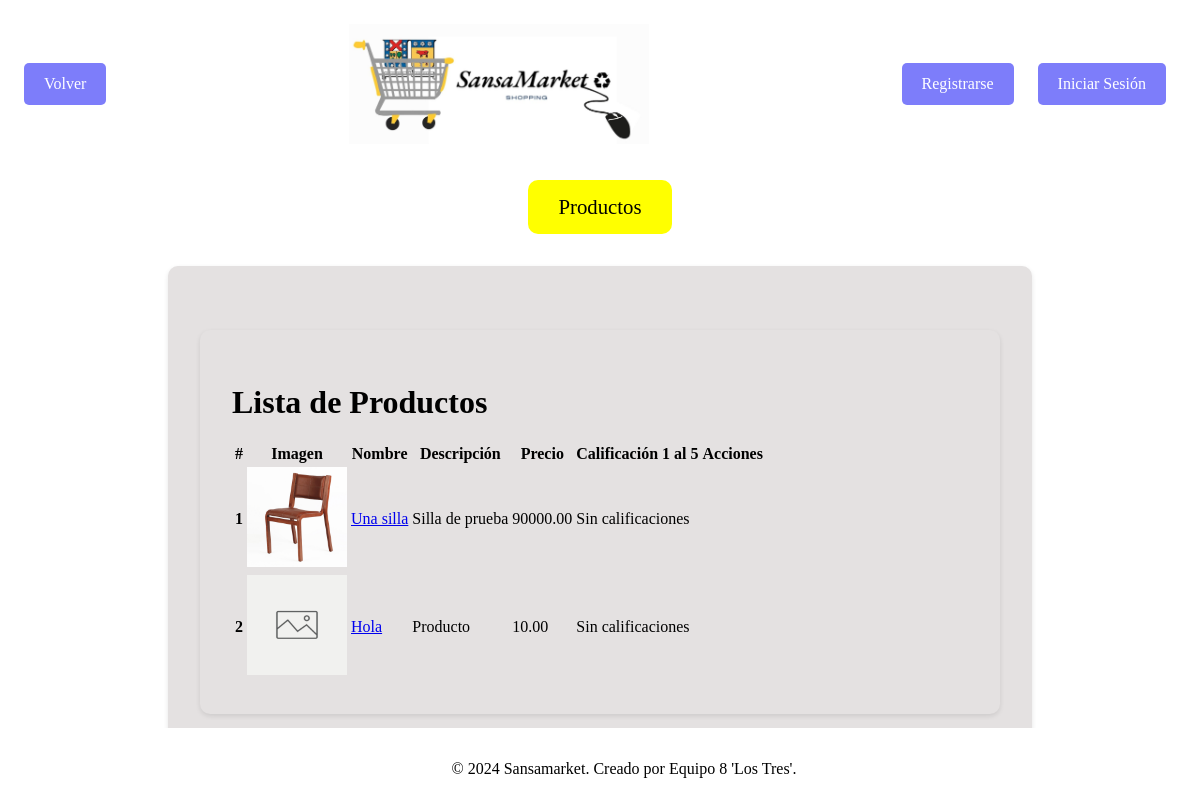
The page /productos/lista/ on the database as committed earlier.
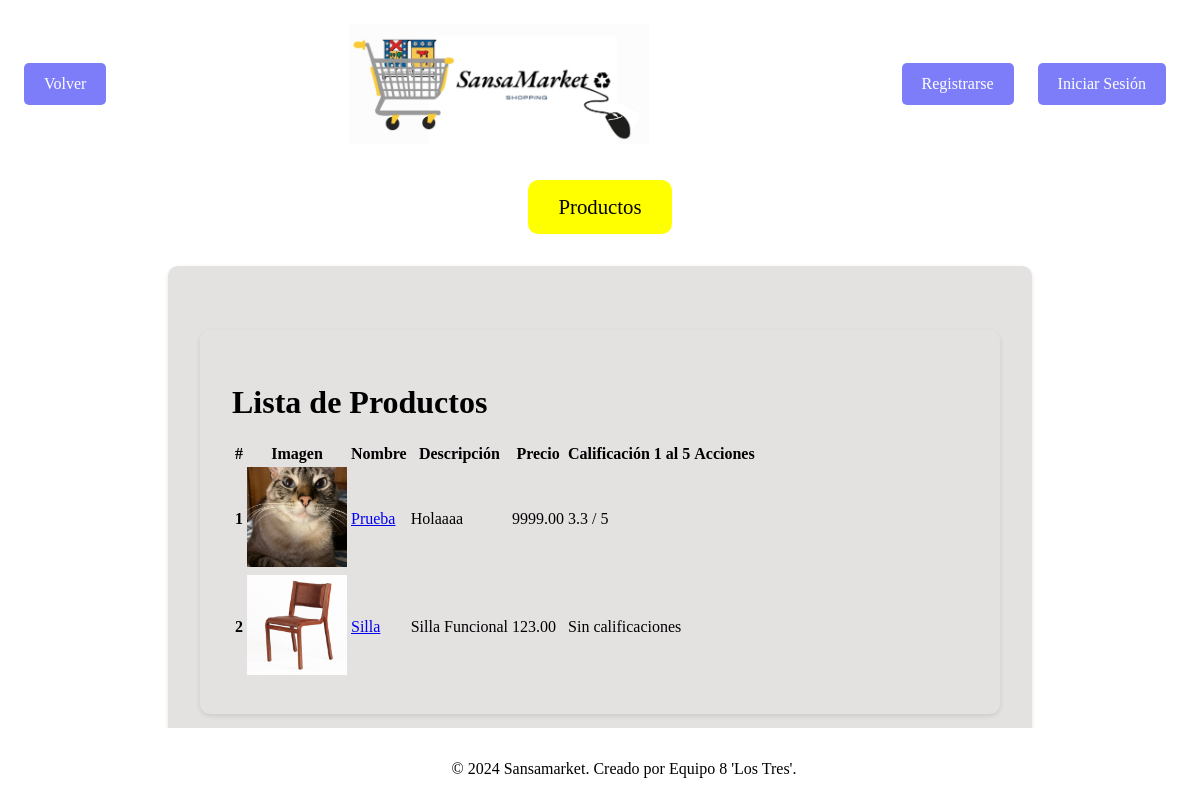
The same page on the database as committed later.
### Apps/productos/models.py (models this page shows, shortened)
class Producto(models.Model):
    nombre = models.CharField(max_length=255)
    descripcion = models.TextField()
    precio = models.DecimalField(max_digits=10, decimal_places=2)
    imagen = models.ImageField(upload_to='productos/', null=True, blank=True)
    usuario = models.ForeignKey(User, on_delete=models.CASCADE)

### Apps/resenas/models.py (models this page shows, shortened)
class Resena(models.Model):
    usuario = models.ForeignKey(User, on_delete=models.CASCADE, related_name='resenas_recibidas')
    calificador = models.ForeignKey(User, on_delete=models.CASCADE, related_name='resenas_realizadas')
    calificacion = models.IntegerField(choices=[(i, i) for i in range(1, 6)])
    comentario = models.TextField(null=True, blank=True)
    fecha = models.DateTimeField(auto_now_add=True)

### Apps/productos/views.py (the view)
# urls.py: path('lista/', views.lista_productos, name='lista_productos'),
def lista_productos(request):
    productos = Producto.objects.all()
    return render(request, 'productos/lista_productos.html', {'productos': productos})

### Apps/resenas/templatetags/resenas_extras.py (called while the page is built)
@register.filter
def promedio_calificaciones(queryset):
    total = queryset.count()
    if total == 0:
        return 0
    suma = sum(item.calificacion for item in queryset)
    promedio = suma / total
    return round(promedio, 1)

### Apps/templates/productos/lista_productos.html (shortened to what this page needs)
{% extends 'base.html' %}
{% load static %}
{% load resenas_extras %}
{% block content %}
    <div class="container mt-4">
        <h1 class="mb-4">Lista de Productos</h1>
        <table class="table table-striped">
            <thead>
                <tr>
                    <th scope="col">#</th>
                    <th scope="col">Imagen</th>
                    <th scope="col">Nombre</th>
                    <th scope="col">Descripción</th>
                    <th scope="col">Precio</th>
                    <th scope="col">Calificación 1 al 5</th>
                    <th scope="col">Acciones</th>
                </tr>
            </thead>
            <tbody>
                {% for producto in productos %}
                <tr>
                    <th scope="row">{{ forloop.counter }}</th>
                    <td>
                        {% if producto.imagen %}
                            <img src="{{ producto.imagen.url }}" class="img-thumbnail" alt="{{ producto.nombre }}" style="width: 100px; height: 100px;">
                        {% else %}
                            <img src="{% static 'images/default-product.jpg' %}" class="img-thumbnail" alt="Imagen no disponible" style="width: 100px; height: 100px;">
                        {% endif %}
                    </td>
                    <td><a href="{% url 'productos:detalle_producto' producto.pk %}">{{ producto.nombre }}</a></td>
                    <td>{{ producto.descripcion|truncatewords:10 }}</td>
                    <td>{{ producto.precio }}</td>
                    <td>
                        {% with producto.usuario.resenas_recibidas.all as resenas %}
                            {% if resenas %}
                                {{ resenas|promedio_calificaciones }} / 5
                            {% else %}
                                Sin calificaciones
                            {% endif %}
                        {% endwith %}
                    </td>
                    <td>
                    </td>
                </tr>
                {% endfor %}
            </tbody>
        </table>
    </div>
{% endblock %}

Rows that differ between the two databases and show on the page:
removed Producto: imagen (picture), nombre "Una silla", descripcion "Silla de prueba", precio "90000.00", shows "Sin calificaciones"
removed Producto: nombre "Hola", descripcion "Producto", precio "10.00", shows "Sin calificaciones"
added Producto: imagen (picture), nombre "Prueba", descripcion "Holaaaa", precio "9999.00", usuario.resenas_recibidas.all|promedio_calificaciones "3.3"
added Producto: imagen (picture), nombre "Silla", descripcion "Silla Funcional", precio "123.00", shows "Sin calificaciones"
